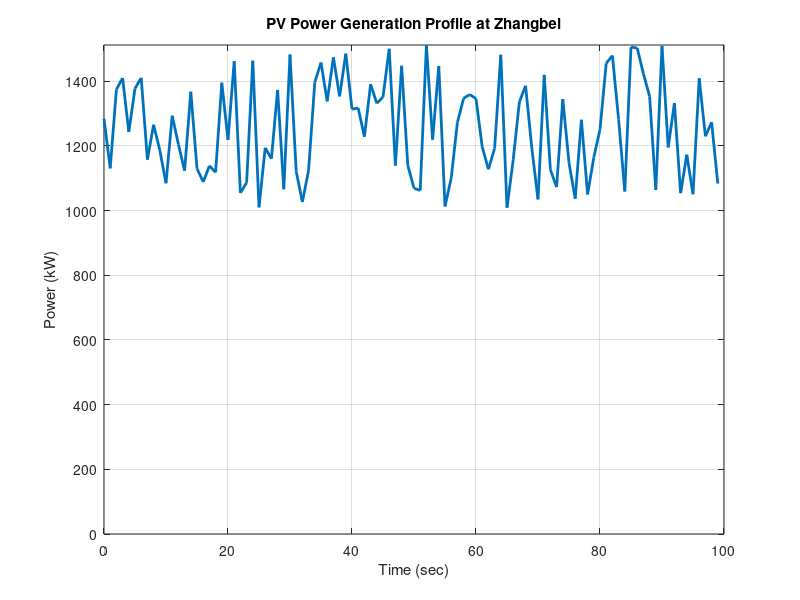

Recreate this plot in MATLAB.
% Constants for the PV power generation system
rated_power = 1260; % Rated power output of the PV system (kW)
total_time = 100; % Total time in seconds
time_interval = 1; % Time interval in seconds

% Generate random power output data (for simulation purposes)
power_output = rated_power * (0.8 + 0.4 * rand(1, total_time)); % Random fluctuation between 80% and 120% of rated power

% Plot power vs time
time = 0:time_interval:total_time-time_interval;
plot(time, power_output, 'LineWidth', 2);
xlabel('Time (sec)');
ylabel('Power (kW)');
title('PV Power Generation Profile at Zhangbei');
xlim([0 total_time]);
ylim([0 rated_power*1.2]); % Adjust ylim for better visualization
grid on;
